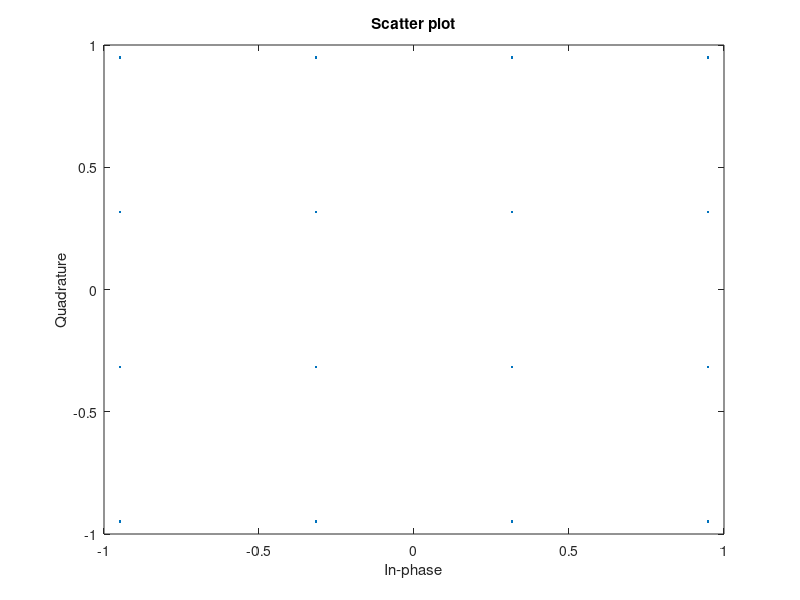
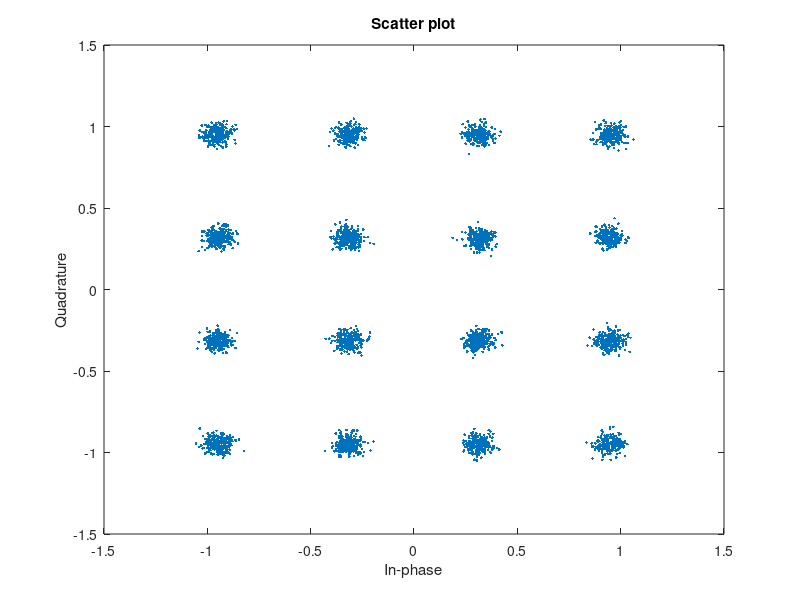

These charts were generated, in order, by the following MATLAB code:
clc;
clear all;
close all;
pkg load communications
N = 16000;  % Number of bits to be transmitted using 16-Square QAM
            % Too large value may slow down the program
x = randi([0,1],1,N); % Random input bits generation
M = 16;     % Number of Symbols in 16-Square QAM
d = sqrt(2/5); % Average symbol energy is normalised to unity

% Symbol Generation
yy = [];
for i=1:4:length(x)
  if x(i)==0 && x(i+1)==0 & x(i+2)==0 & x(i+3)==0
    y = -3*d/2+j*(-3*d/2);
  elseif x(i)==0 && x(i+1)==0 & x(i+2)==0 & x(i+3)==1
    y = -3*d/2+j*(-d/2);
  elseif x(i)==0 && x(i+1)==0 & x(i+2)==1 & x(i+3)==1
    y = -3*d/2+j*(d/2);
  elseif x(i)==0 && x(i+1)==0 & x(i+2)==1 & x(i+3)==0
    y = -3*d/2+j*(3*d/2);

  elseif x(i)==0 && x(i+1)==1 & x(i+2)==0 & x(i+3)==0
    y = -d/2+j*(-3*d/2);
  elseif x(i)==0 && x(i+1)==1 & x(i+2)==0 & x(i+3)==1
    y = -d/2+j*(-d/2);
  elseif x(i)==0 && x(i+1)==1 & x(i+2)==1 & x(i+3)==1
    y = -d/2+j*(d/2);
  elseif x(i)==0 && x(i+1)==1 & x(i+2)==1 & x(i+3)==0
    y = -d/2+j*(3*d/2);

  elseif x(i)==1 && x(i+1)==1 & x(i+2)==0 & x(i+3)==0
    y = d/2+j*(-3*d/2);
  elseif x(i)==1 && x(i+1)==1 & x(i+2)==0 & x(i+3)==1
    y = d/2+j*(-d/2);
  elseif x(i)==1 && x(i+1)==1 & x(i+2)==1 & x(i+3)==1
    y = d/2+j*(d/2);
  elseif x(i)==1 && x(i+1)==1 & x(i+2)==1 & x(i+3)==0
    y = d/2+j*(3*d/2);

  elseif x(i)==1 && x(i+1)==0 & x(i+2)==0 & x(i+3)==0
    y = 3*d/2+j*(-3*d/2);
  elseif x(i)==1 && x(i+1)==0 & x(i+2)==0 & x(i+3)==1
    y = 3*d/2+j*(-d/2);
  elseif x(i)==1 && x(i+1)==0 & x(i+2)==1 & x(i+3)==1
    y = 3*d/2+j*(d/2);
  elseif x(i)==1 && x(i+1)==0 & x(i+2)==1 & x(i+3)==0
    y = 3*d/2+j*(3*d/2);
  endif
% Transmitted Symbols
yy = [yy y];
endfor
scatterplot(yy);    % Constellation Diagram without Noise
EbN0db = 20; % Change this value & run program to see the noisy constellation
EbN0 = 10^(EbN0db/10);

% AWGN Channel
n = (1/sqrt(2))*[randn(1,length(yy)) + 1j*randn(1,length(yy))];
sigma = sqrt(1/((log2(M))*EbN0));

% Received Symbols
r = yy + sigma*n;
scatterplot(r);    % Constellation Diagram with Noise


